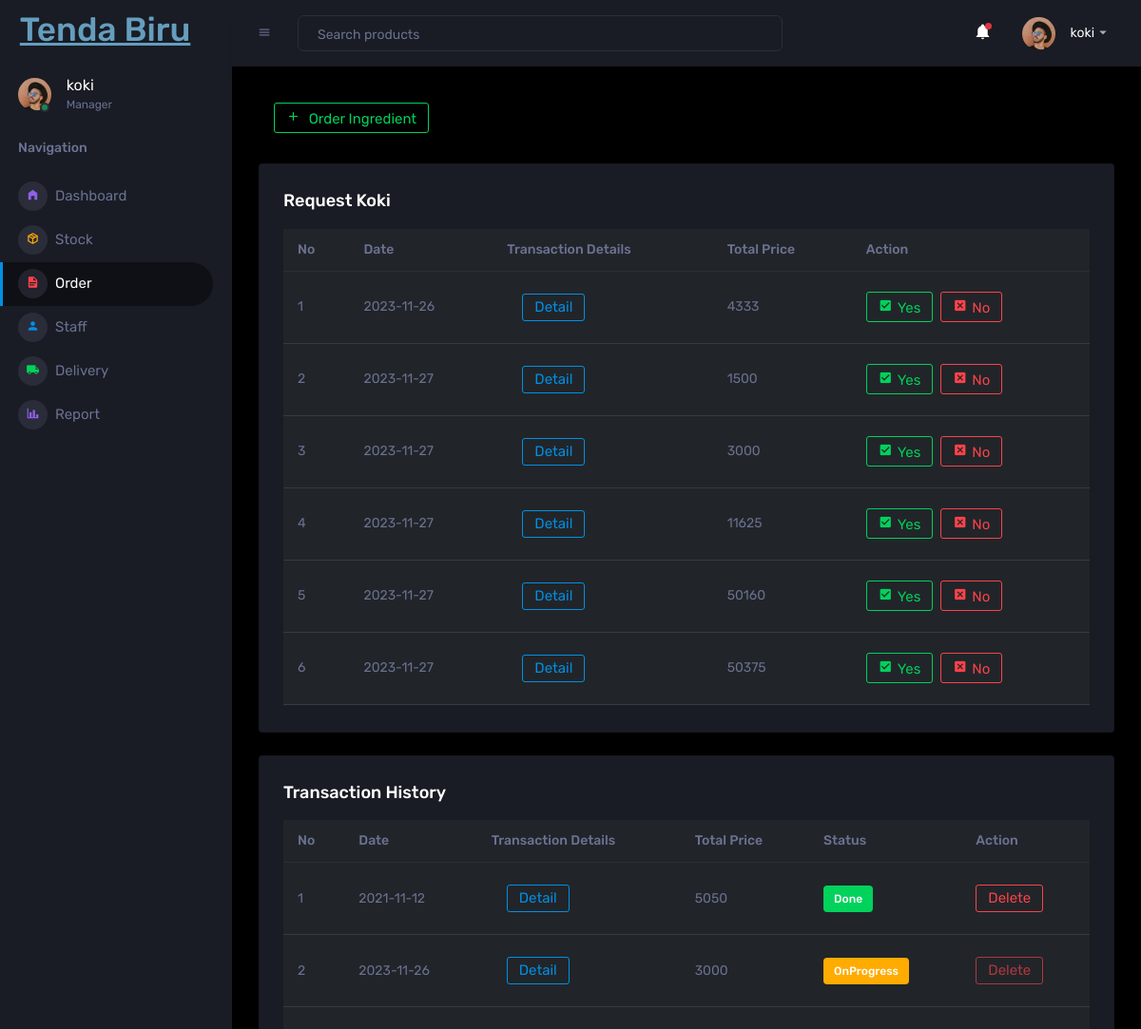
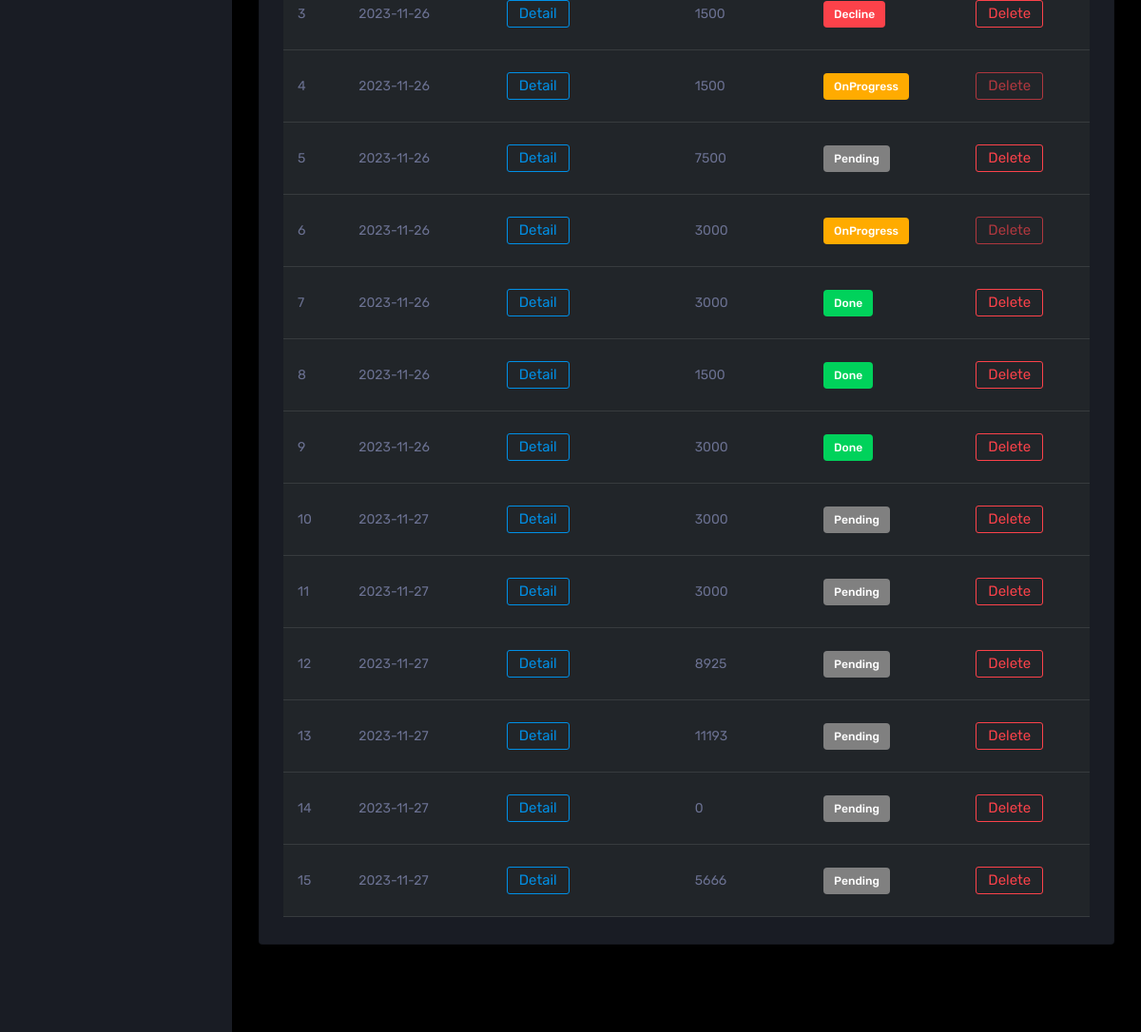
Page /pages/manager/order.php (signed in) on the earlier database version (2 pictures, top to bottom).
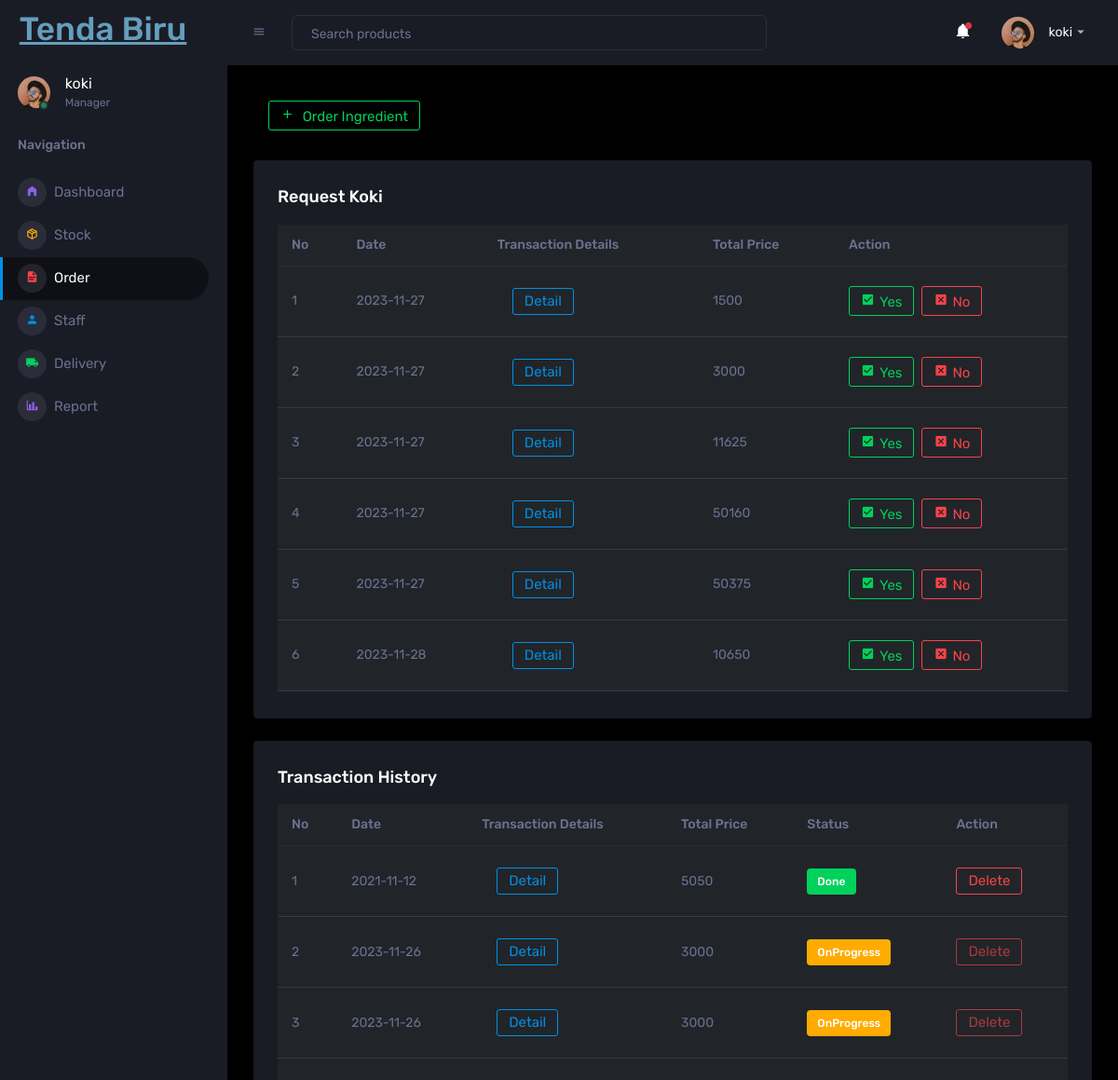
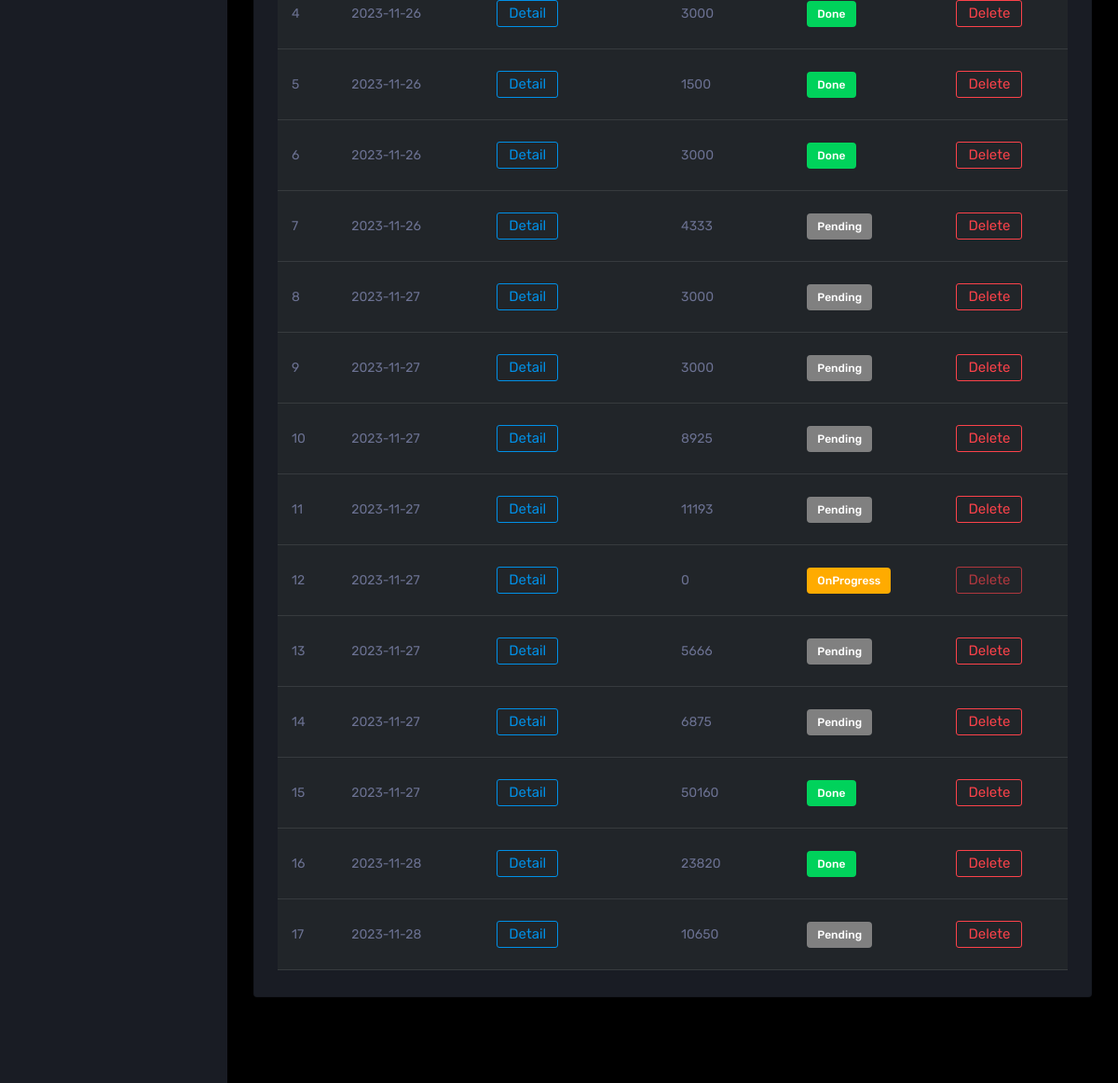
Same page on the later database version (2 pictures, top to bottom).
### tables this page shows
CREATE TABLE IF NOT EXISTS `transaksi` (
  `idTransaksi` int(11) NOT NULL AUTO_INCREMENT,
  `tanggalTransaksi` date DEFAULT NULL,
  `totalHarga` int(11) DEFAULT NULL,
  `status` int(11) DEFAULT NULL,
  `statusReq` int(11) DEFAULT NULL,
  `isKokiReq` int(11) DEFAULT NULL,
  PRIMARY KEY (`idTransaksi`)
);

### pages/manager/functions.php (called while the page is built, shortened)
<?php
	$conn = mysqli_connect("localhost", "root", "", "db_tendabiru");
	function read_data($query){
		$transaksi = [];
		global $conn;
		$result = mysqli_query($conn, $query);
		while ($data = mysqli_fetch_assoc($result)){
			$transaksi[] = $data;
		}
		return $transaksi;
	}
	function isOnProgress($value){
		if($value == 2){
			return true;
		}
	}
?>

### pages/manager/order.php (the view, shortened to what the changed rows need)
<?php
require 'functions.php';
$reqtransaksi = read_data("SELECT *
              FROM transaksi
              WHERE
              statusReq=0 AND
              status IN (0,1,2,3,4) AND
              isKokiReq=1");
$riwayattransaksi = read_data("SELECT *
                  FROM transaksi
                  WHERE
                  statusReq=1 AND
                  status IN (0,1,2,3,4)");
$status = ["0"=>"Unapprove", "1"=>"Pending", "2"=>"OnProgress", "3"=>"Done", "4"=>"Decline"];
$statusclass = ["0"=>"badge badge-grey",
                "1"=>"badge badge-grey",
                "2"=>"badge badge-warning",
                "3"=>"badge badge-success",
                "4"=>"badge badge-danger"];
?>
<!DOCTYPE html>
<html lang="en">
  <head>
    <link rel="stylesheet" href="../../assets/vendors/mdi/css/materialdesignicons.min.css">
    <link rel="stylesheet" href="../../assets/vendors/css/vendor.bundle.base.css">
    <link rel="stylesheet" href="../../assets/css/style.css">
  </head>
  <body>
    <div class="container-scroller">
      <nav class="sidebar sidebar-offcanvas" id="sidebar">
        <div class="sidebar-brand-wrapper d-none d-lg-flex align-items-center justify-content-center fixed-top">
            <a class="sidebar-brand brand-logo" href="../../index.php" style="color: #659DBD;"><h1>Tenda Biru</h1></a>
        </div>
      </nav>
      <div class="container-fluid page-body-wrapper">
        <div class="main-panel">
          <div class="content-wrapper">
            <div class="row">
              <div class="col-lg-12 grid-margin stretch-card">
                <div class="card">
                  <div class="card-body">
                    <div class="table-responsive">
                      <table class="table table-dark">
                        <thead>
                          <tr>
                            <th> No </th>
                            <th> Date </th>
                            <th> Transaction Details </th>
                            <th> Total Price </th>
                            <th> Action </th>
                          </tr>
                        </thead>
                        <tbody>
                          <?php $no = 1 ?>
                          <?php foreach ($reqtransaksi as $trs) : ?>
                          <tr>
                            <td>
                              <?= $no ?>
                            </td>
                            <td>
                              <?= $trs["tanggalTransaksi"] ?>
                            </td>
                            <td>
                              <a class="nav-link" href="orderdetail.php?id=<?= $trs["idTransaksi"]?>">
                                <button type="button" class="btn btn-outline-primary btn-icon-text"> Detail </button>
                              </a>
                              </td>
                            <td><?= $trs["totalHarga"]; ?></td>
                            <td>
                              <div class="d-grid gap-2 d-md-flex justify-content-md-start" >
                                <a href="approve.php?id=<?= $trs["idTransaksi"]?>">
                                  <button type="button" class="btn btn-outline-success btn-icon-text">
                                    <i class="mdi mdi-checkbox-marked"></i>Yes
                                  </button>
                                </a>
                                <a href="decline.php?id=<?= $trs["idTransaksi"]?>">
                                  <button type="button" class="btn btn-outline-danger btn-icon-text">
                                    <i class="mdi mdi-close-box"></i>No
                                  </button>
                                </a>
                              </div>
                            </td>
                          </tr>
                          <?php $no++ ?>
                          <?php endforeach; ?>
                        </tbody>
                      </table>
                    </div>
                  </div>
                </div>
              </div>
              <div class="col-lg-12 grid-margin stretch-card">
                <div class="card">
                  <div class="card-body">
                    <div class="table-responsive">
                      <table class="table table-dark">
                        <thead>
                          <tr>
                            <th> No </th>
                            <th> Date </th>
                            <th> Transaction Details </th>
                            <th> Total Price </th>
                            <th> Status </th>
                            <th> Action </th>
                          </tr>
                        </thead>
                        <tbody>
                          <?php $no = 1 ?>
                          <?php foreach ($riwayattransaksi as $trs) : ?>
                          <tr>
                            <td>
                              <?= $no ?>
                            </td>
                            <td>
                              <?= $trs["tanggalTransaksi"] ?>
                            </td>
                            <td>
                              <a class="nav-link" href="orderdetail.php?id=<?= $trs["idTransaksi"]?>">
                                <button type="button" class="btn btn-outline-primary btn-icon-text"> Detail </button>
                              </a>
                            </td>
                            <td>
                              <?= $trs["totalHarga"]; ?>
                            </td>
                            <td>
                                <label class="<?= $statusclass[$trs['status']] ?>"><?= $status[$trs["status"]] ?></label>
                            </td>
                            <td>
                                <?php if(isOnProgress($trs["status"])) : ?>
                                  <button type="button" class="btn btn-outline-danger btn-icon-text" disabled> Delete </button>
                                <?php else: ?>
                                  <a href="delete.php?id=<?= $trs["idTransaksi"]?>">
                                    <button type="button" class="btn btn-outline-danger btn-icon-text"> Delete </button>
                                  </a>
                                <?php endif;?>
                            </td>
                          </tr>
                          <?php $no++ ?>
                          <?php endforeach; ?>
                        </tbody>
                      </table>
                    </div>
                  </div>
                </div>
              </div>
        </div>
      </div>
    </div>
  </body>
</html>

Differences in the rows shown:
removed transaksi: tanggalTransaksi "2023-11-26", totalHarga "1500", status "Decline", shown under "Transaction History"
removed transaksi: tanggalTransaksi "2023-11-26", totalHarga "1500", status "OnProgress", shows "Delete", shown under "Transaction History"
removed transaksi: tanggalTransaksi "2023-11-26", totalHarga "7500", status "Pending", shown under "Transaction History"
added transaksi: tanggalTransaksi "2023-11-28", totalHarga "10650", shown under "Request Koki"
changed transaksi (number 13 of 23 on the later page): moves from the list under "Request Koki" to the list under "Transaction History"
changed transaksi (number 18 of 23 on the later page): status "Pending" → "OnProgress"
added transaksi: tanggalTransaksi "2023-11-27", totalHarga "6875", status "Pending", shown under "Transaction History"
added transaksi: tanggalTransaksi "2023-11-27", totalHarga "50160", status "Done", shown under "Transaction History"
added transaksi: tanggalTransaksi "2023-11-28", totalHarga "23820", status "Done", shown under "Transaction History"
added transaksi: tanggalTransaksi "2023-11-28", totalHarga "10650", status "Pending", shown under "Transaction History"
